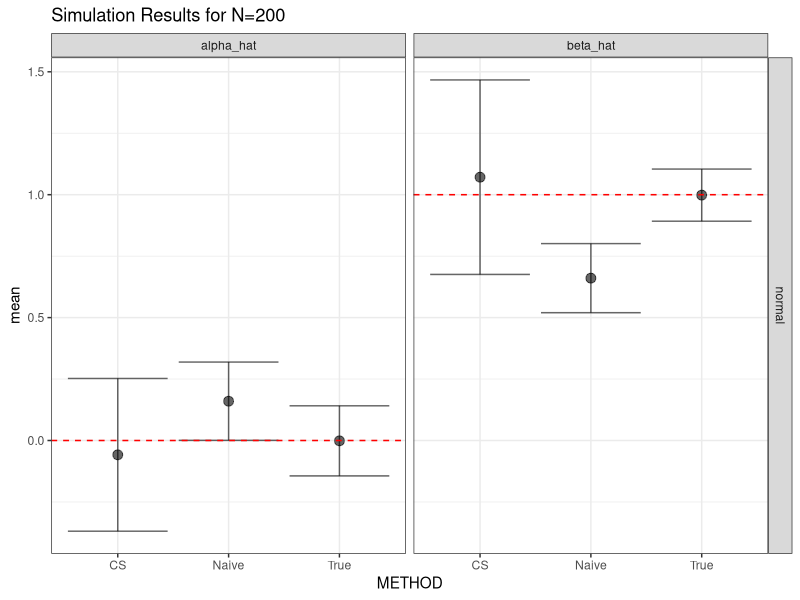

This figure's R source:
## ---- chunk 1
library(data.table)
library(ggplot2)
## ---- chunk 2
results <- fread("HW5_simulation_results.csv")
discard_sim <-results[abs(alpha_hat) > 2, SIM]
results <- results[!(SIM %in% discard_sim)]

summary <- melt(results, id.vars = c("N", "SIGMA2", "XDIST", "METHOD"),
     measure.vars=c("alpha_hat", "beta_hat"), 
     variable.name = "parameter", value.name = "est")

final <- summary[, .(mean = mean(est), 
            se = var(est)^.5), .(N, SIGMA2, XDIST, METHOD, parameter)]
final[, `:=`(lower = mean - 1.96*se, upper = mean+1.96*se)]
final[, truth := ifelse(parameter == "alpha_hat", 0, 1)]

final[, SIGMA2 := as.factor(SIGMA2)]
final[, N := as.factor(N)]

alpha_table <- results[, .(bias = mean(alpha_hat), sd = sd(alpha_hat)), .(N, SIGMA2, METHOD)]
beta_table <- results[, .(bias = mean(beta_hat - 1), sd = sd(beta_hat)), .(N, SIGMA2, METHOD)]
## ---- chunk 3
knitr::kable(dcast(alpha_table, N + SIGMA2 ~ METHOD, value.var = c("bias")), digits=5, caption = "Bias for alpha for corrected score")
## ---- chunk 4
knitr::kable(dcast(alpha_table, N + SIGMA2 ~ METHOD, value.var = c("sd")), digits=5, caption = "Standard deviation for alpha for corrected score")
## ---- chunk 5
knitr::kable(dcast(beta_table, N + SIGMA2 ~ METHOD, value.var = c("bias")), digits=5, caption = "Bias for beta for corrected score")
## ---- chunk 6
knitr::kable(dcast(beta_table, N + SIGMA2 ~ METHOD, value.var = c("sd")), digits=5, caption = "SD for beta for corrected score")
## ---- chunk 7
ggplot(final[N==200], aes(METHOD, mean)) +
  geom_point(alpha=0.6, size=3) + 
  geom_errorbar(aes(ymin=lower, ymax=upper), alpha=0.6, size=0.5) + 
  facet_grid( XDIST ~ parameter, scales = "free") + 
  geom_hline(aes(yintercept=truth), linetype = "dashed", col="red") + 
  theme_bw() + 
   ggtitle("Simulation Results for N=200")
